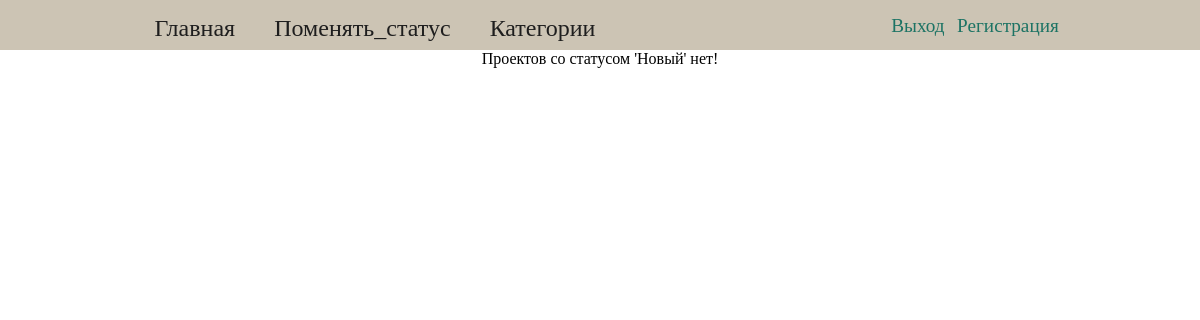
The page /portal/changeStatus/ (signed in) on the database as committed earlier.
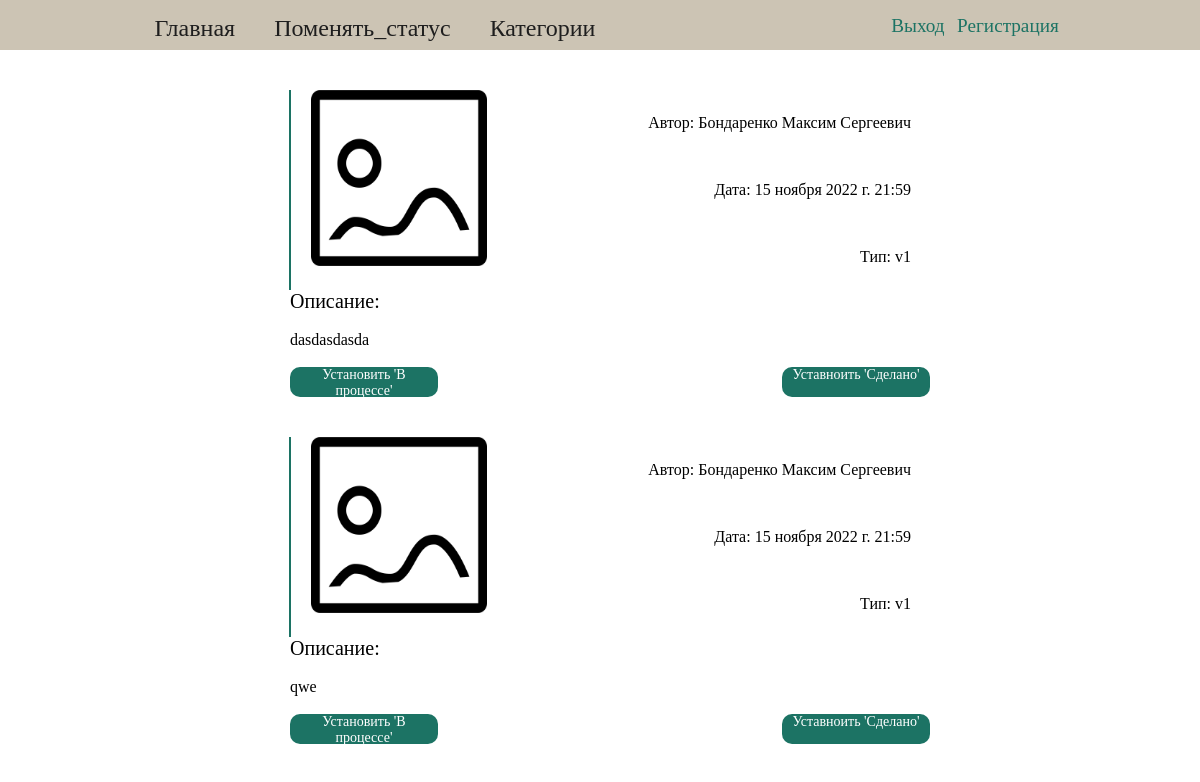
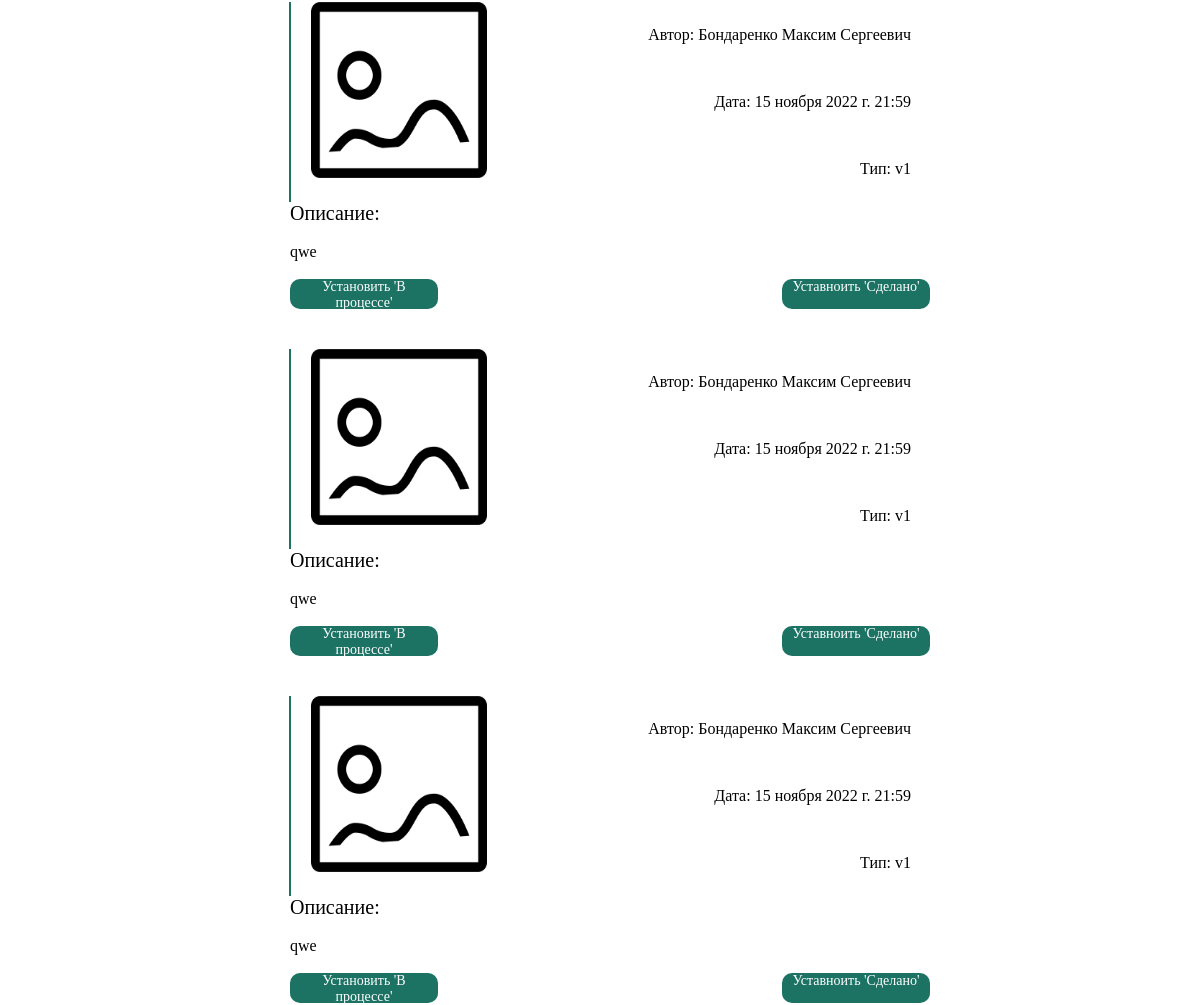
The same page on the database as committed later (2 pictures, top to bottom).
### portal/models.py (models this page shows, shortened)
class Project(models.Model):
    id = models.AutoField(primary_key=True, unique=True, verbose_name='id')
    title = models.CharField(max_length=100, verbose_name='Project name')
    description = models.TextField(max_length=400, verbose_name='Description')
    img = models.ImageField(upload_to='img/', verbose_name='picture', null=True)
    apply_date = models.DateTimeField(default=datetime.now(), editable=False)
    author = models.ForeignKey('User', on_delete=models.SET_NULL, verbose_name='Project owner', null=True, blank=True, to_field='id')
    com = models.CharField(max_length=400, verbose_name='Description', default='Этот проект ещё не принят в разработку!')
    category = models.ForeignKey(Category, help_text='Категория заявки', to_field='type', on_delete=models.CASCADE, blank=False)
    PROCESS_STATUS = (('i', 'В процессе'),
                      ('d', 'Готовый'),
                      ('n', 'Новые'))
    process_status = models.CharField(
        max_length=1,
        choices=PROCESS_STATUS,
        blank=True,
        default='n',
        help_text='Статус')
    class Meta:
        ordering = ['apply_date']

class User(AbstractBaseUser, PermissionsMixin):
    id = models.AutoField(primary_key=True, unique=True)
    full_name = models.CharField(max_length=50, help_text="ФИО")
    username = models.CharField(max_length=50, unique=True)
    password = models.CharField(max_length=200)
    email = models.EmailField(unique=True, max_length=254)
    is_staff = models.BooleanField(default=False)
    USERNAME_FIELD = 'username'  # Идентификатор для обращения
    REQUIRED_FIELDS = ['email']  # Список имён полей для Superuser
    objects = UserManager()

class Category(models.Model):
    type = models.CharField(max_length=30, unique=True)
    def __str__(self):
        return self.type

### portal/views.py (the view)
@login_required
def change_status(request):
    if request.user.is_staff:
        Projects = Project.objects.filter(process_status='n')
    else:
        return render(request, 'errors/staff_error.html', {})
    return render(request, 'staff_project_managment/projects_to_change.html', {'Projects': Projects})

### portal/templates/staff_project_managment/projects_to_change.html (shortened to what this page needs)
{% extends "base_gineric.html" %}
{% block content %}
<div id="my_projects_div">
    {% if Projects %}
        {% for project in Projects %}
            <div class="project_post">
                    <div class="picture_div_post">
                        <img src="{{ project.img.url }}" alt="..." width="176" height="176">
                    </div>
                    <div class="description_div_post">
                        <p>Автор: {{ project.author.full_name }}</p>
                        <p>Дата: {{ project.apply_date }}</p>
                        <p>Тип: {{project.category}}</p>
                    </div>
                </div>
            <div id="detail_description_div">
                <p style="font-size: 20px;">Описание:</p><br>
                <p id="description">{{project.description}}</p><br>
                <div id="change_status_btns_div">
                    <a href="{% url 'confirm_status_change' project.id 'i' %}" class="btn">Установить 'В процессе'</a>
                    <a href="{% url 'confirm_status_change' project.id 'd' %}" class="btn">Уставноить 'Сделано'</a>
                </div>
            </div>
        {% endfor %}
    {% else %}
        <p>Проектов со статусом 'Новый' нет!</p>
    {% endif %}
</div>
{% endblock %}

### portal/templates/base_gineric.html (shortened to what this page needs)
<!DOCTYPE html>
<html lang="ru">
<head>
    {% load static %}
    <link rel="stylesheet" href="{% static 'css/style.css' %}">
</head>
<body>
  <header>
      <div>
          <a href="{% url 'main' %}">Главная</a>
          {% if user.is_staff %}
            <a href="{% url 'change_status' %}">Поменять_статус</a>
            <a href="{% url 'manage_categories' %}">Категории</a>
          {% endif %}
      </div>
      <div>
          {% if user.is_authenticated %}
            <a href="{% url 'logout'%}">Выход</a>
          {% else %}
            <a href="{% url 'login'%}?next={{request.path}}">Вход</a>
          {% endif %}
          <a href="{% url 'register' %}">Регистрация</a>
      </div>
  </header>
  <main>
    {% block content %}{% endblock %}
  </main>
</body>
</html>

### portal/static/css/style.css (style rules this page uses)
* { margin: 0px; padding: 0px; }
header { width: 100wf; height: 50px; background-color: #ccc4b4; display: flex; justify-content: space-around; }
header > div:nth-child(1) { margin-top: 15px; height: 40px; width: 40%; display: flex; justify-content: space-around; }
header > div:nth-child(2) { margin-top: 15px; height: 40px; width: 15%; display: flex; justify-content: space-around; }
header > div:nth-child(1) > a { font-family: "Un"; color: rgb(30,30,30); font-size: 1.5em; text-decoration: none; }
header > div:nth-child(2) > a { color: #1c7364; text-decoration: none; font-size: 1.2em; }
#my_projects_div { width: 100%; display: flex; flex-direction: column; align-items: center; }
.project_post { padding-left: 20px; display: flex; justify-content: space-between; margin-top: 40px; width: 600px; height: 200px; border-left: 2px solid #1c7364; }
.picture_div_post { height: 200px; width: 180px; }
.description_div_post { display: flex; flex-direction: column; align-items: flex-end; justify-content: space-around; height: 200px; width: 400px; }
.show_detail, #back_to_projects, #update_btn, #delete_btn, #login_btn, .btn { padding: 0 4px 0 4px; text-align: center; text-decoration: none; width:200px; height: 30px; border-radius: 10px; border: none; background: #1c7364; font-size: 1.2em; color: white; }
#detail_description_div { width: 620px; }
#change_status_btns_div { width: 640px; display: flex; justify-content: space-between; }
#change_status_btns_div > a { width: 140px; }
#change_status_btns_div > a { font-size: 14px; }

Rows that differ between the two databases and show on the page:
added Project: img (placeholder picture), author.full_name "Бондаренко Максим Сергеевич", apply_date "15 ноября 2022 г. 21:59", category "v1", description "dasdasdasda"
added Project: img (placeholder picture), author.full_name "Бондаренко Максим Сергеевич", apply_date "15 ноября 2022 г. 21:59", category "v1", description "qwe"
added Project: img (placeholder picture), author.full_name "Бондаренко Максим Сергеевич", apply_date "15 ноября 2022 г. 21:59", category "v1", description "qwe"
added Project: img (placeholder picture), author.full_name "Бондаренко Максим Сергеевич", apply_date "15 ноября 2022 г. 21:59", category "v1", description "qwe"
added Project: img (placeholder picture), author.full_name "Бондаренко Максим Сергеевич", apply_date "15 ноября 2022 г. 21:59", category "v1", description "qwe"
Other text that changed with them:
text no longer shown: "Проектов со статусом 'Новый' нет!"
